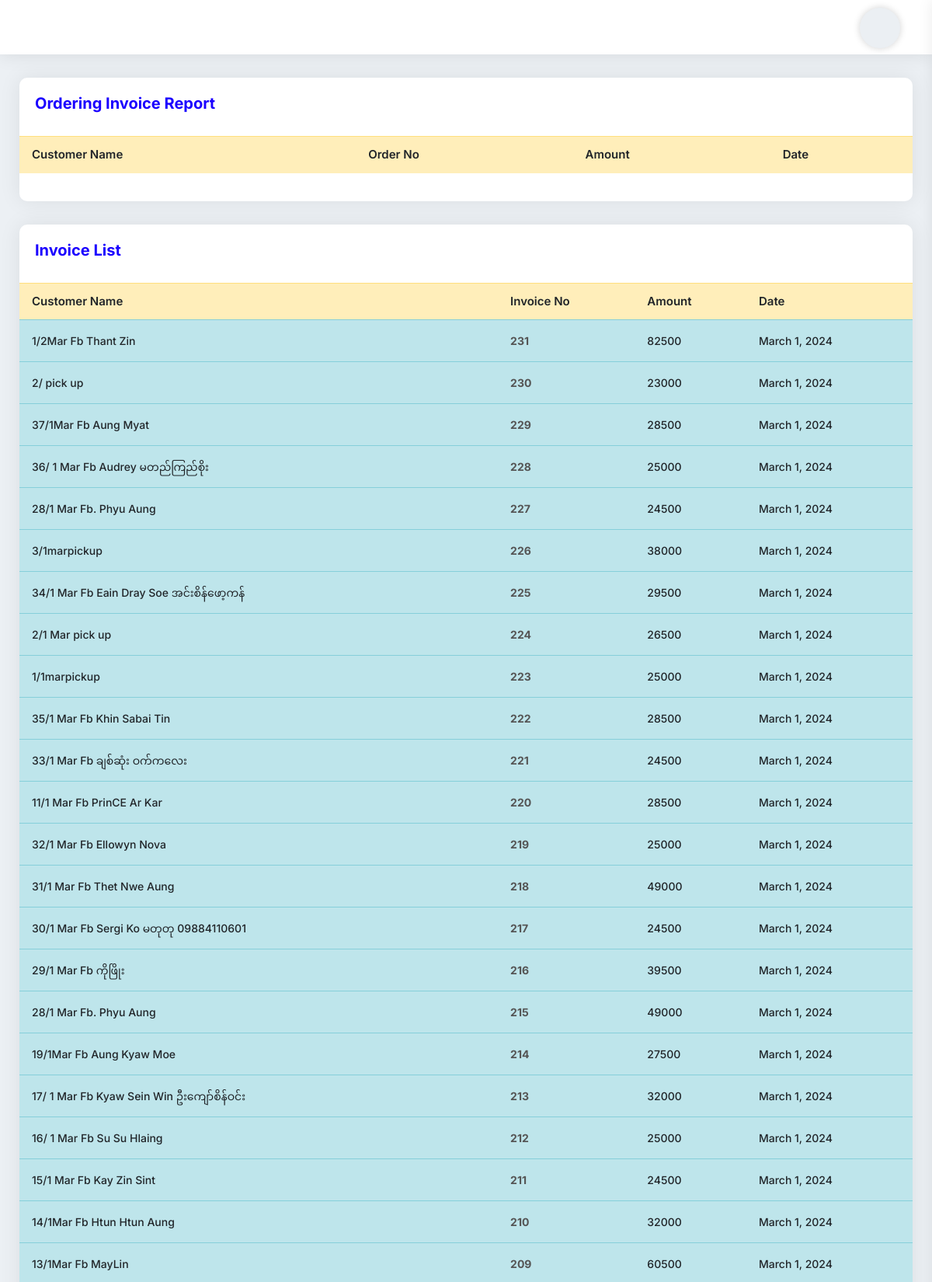
Screenshot of /SaleInvoiceView/ (signed in, upper part) with the database file from the repository.
### myapp/models.py (models this page shows, shortened)
class Order(models.Model):
    cart = models.OneToOneField(Cart, on_delete=models.CASCADE)
    ordered_by = models.CharField(max_length=255,null=True, blank=True)
    shipping_address = models.CharField(max_length=255, null=True, blank=True)
    mobile = models.CharField(max_length=255,null=True, blank=True)
    email = models.EmailField(null=True, blank=True)
    subtotal = models.PositiveIntegerField()
    discount = models.PositiveIntegerField(default=0)
    total = models.PositiveIntegerField()
    tax = models.PositiveIntegerField()
    delivery_fee = models.IntegerField(default=0)
    delivery_system = models.ForeignKey(DeliverySystem, on_delete=models.CASCADE, blank=True,null=True)
    all_total = models.PositiveIntegerField()
    all_total_delivery = models.IntegerField(default=0)
    ordered_staus = models.CharField(max_length=255, choices=STATUS, default='Cash')
    payment = models.CharField(max_length=225, choices=PAYMENT_TYPE, default='Cash')
    deli_payment = models.BooleanField(default=False)
    created_at = models.DateField(auto_now_add=True)

### myapp/views.py (the view)
# urls.py: path('SaleInvoiceView/', SaleInvoiceView.as_view(), name='SaleInvoiceView'),
class SaleInvoiceView(UserRequiredMixin,View):
    def get(self,request):
        queryset = Order.objects.all().order_by('-id')
        order_status = Order.objects.filter(ordered_staus='Ordering')
        sum = queryset.aggregate(Sum('all_total'))
        sum_amt = sum['all_total__sum']
        context = {
            'order_status': order_status,
            'saleinvoice': queryset,
            'sum_amt': sum_amt,
        }
        return render(request, 'invoicelist.html', context)

### myapp/views.py (called while the page is built)
    def dispatch(self, request, *args, **kwargs):
        if request.user.is_authenticated:
            pass
        else:
            return redirect('myapp:UserLoginView')
        return super().dispatch(request, *args, **kwargs)

### templates/invoicelist.html (shortened to what this page needs)
{% extends 'base.html' %}
{% block content %}
					<div class="card-box mb-30">
						<div class="pd-20">
							<h4 class="text-blue h4">Ordering Invoice Report</h4>
						</div>
						<div class="pb-20">
							<table
								class="table hover multiple-select-row data-table-export nowrap"
							>
								<thead>
									<tr class="table-warning">
										<th class="table-plus datatable-nosort">Customer Name</th>
										<th>Order No</th>
										<th>Amount</th>
										<th>Date</th>
									</tr>
								</thead>
							</table>
						</div>
					</div>
					<div class="card-box mb-30">
						<div class="pd-20">
							<h4 class="text-blue h4">Invoice List</h4>
						</div>
						<div class="pb-20">
							<table
								class="table hover multiple-select-row data-table-export nowrap"
							>
								<thead>
									<tr class="table-warning">
										<th class="table-plus datatable-nosort">Customer Name</th>
										<th>Invoice No</th>
										<th>Amount</th>
										<th>Date</th>
									</tr>
								</thead>
								<tbody>
									{% for p in saleinvoice %}
									<tr class="table-info">
										<td class="table-plus">{{p.ordered_by}}</td>
										<td><a href="#"><strong>{{p.id}}</strong></a></td>
										<td>{{p.all_total}}</td>
										<td>{{p.created_at}}</td>
									</tr>
								{% endfor %}
								</tbody>
							</table>
						</div>
					</div>
{% endblock content %}

### rows the page displays
Order: ordered_by "1/2Mar Fb Thant Zin", id "231", all_total "82500", created_at "March 1, 2024"
Order: ordered_by "2/ pick up", id "230", all_total "23000", created_at "March 1, 2024"
Order: ordered_by "37/1Mar Fb Aung Myat", id "229", all_total "28500", created_at "March 1, 2024"
Order: ordered_by "36/ 1 Mar Fb Audrey မတည်ကြည်စိုး", id "228", all_total "25000", created_at "March 1, 2024"
Order: ordered_by "28/1 Mar Fb. Phyu Aung", id "227", all_total "24500", created_at "March 1, 2024"
Order: ordered_by "3/1marpickup", id "226", all_total "38000", created_at "March 1, 2024"
Order: ordered_by "34/1 Mar Fb Eain Dray Soe အင်းစိန်ဖော့ကန်", id "225", all_total "29500", created_at "March 1, 2024"
Order: ordered_by "2/1 Mar pick up", id "224", all_total "26500", created_at "March 1, 2024"
Order: ordered_by "1/1marpickup", id "223", all_total "25000", created_at "March 1, 2024"
Order: ordered_by "35/1 Mar Fb Khin Sabai Tin", id "222", all_total "28500", created_at "March 1, 2024"
Order: ordered_by "33/1 Mar Fb ချစ်ဆုံး ဝက်ကလေး", id "221", all_total "24500", created_at "March 1, 2024"
Order: ordered_by "11/1 Mar Fb PrinCE Ar Kar", id "220", all_total "28500", created_at "March 1, 2024"
Order: ordered_by "32/1 Mar Fb Ellowyn Nova", id "219", all_total "25000", created_at "March 1, 2024"
Order: ordered_by "31/1 Mar Fb Thet Nwe Aung", id "218", all_total "49000", created_at "March 1, 2024"
Order: ordered_by "30/1 Mar Fb Sergi Ko မတုတု 09884110601", id "217", all_total "24500", created_at "March 1, 2024"
Order: ordered_by "29/1 Mar Fb ကိုဖြိုး", id "216", all_total "39500", created_at "March 1, 2024"
Order: ordered_by "28/1 Mar Fb. Phyu Aung", id "215", all_total "49000", created_at "March 1, 2024"
Order: ordered_by "19/1Mar Fb Aung Kyaw Moe", id "214", all_total "27500", created_at "March 1, 2024"
Order: ordered_by "17/ 1 Mar Fb Kyaw Sein Win ဦးကျော်စိန်ဝင်း", id "213", all_total "32000", created_at "March 1, 2024"
Order: ordered_by "16/ 1 Mar Fb Su Su Hlaing", id "212", all_total "25000", created_at "March 1, 2024"
Order: ordered_by "15/1 Mar Fb Kay Zin Sint", id "211", all_total "24500", created_at "March 1, 2024"
Order: ordered_by "14/1Mar Fb Htun Htun Aung", id "210", all_total "32000", created_at "March 1, 2024"
Order: ordered_by "13/1Mar Fb MayLin", id "209", all_total "60500", created_at "March 1, 2024"
